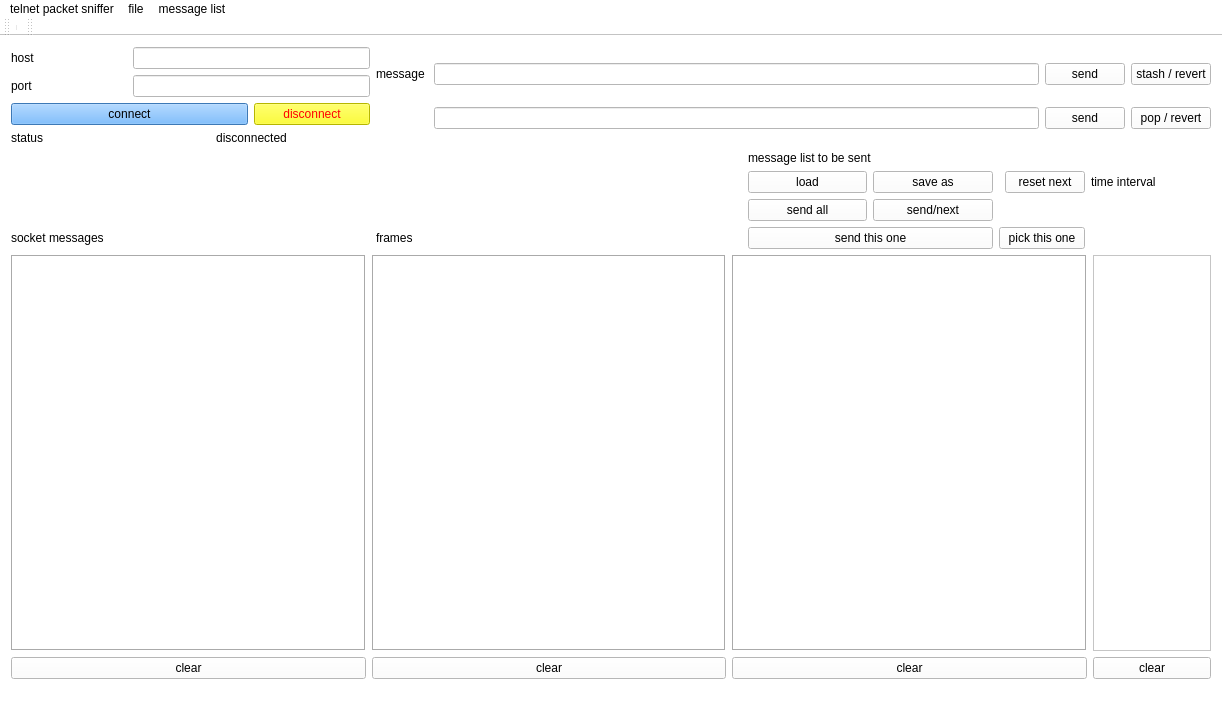
<?xml version="1.0" encoding="UTF-8"?>
<ui version="4.0">
 <class>MainWindow</class>
 <widget class="QMainWindow" name="MainWindow">
  <property name="geometry">
   <rect>
    <x>0</x>
    <y>0</y>
    <width>1222</width>
    <height>712</height>
   </rect>
  </property>
  <property name="sizePolicy">
   <sizepolicy hsizetype="Expanding" vsizetype="Expanding">
    <horstretch>0</horstretch>
    <verstretch>0</verstretch>
   </sizepolicy>
  </property>
  <property name="windowTitle">
   <string>MainWindow</string>
  </property>
  <property name="styleSheet">
   <string notr="true">background-color: rgb(255, 255, 255);</string>
  </property>
  <widget class="QWidget" name="centralWidget">
   <property name="sizePolicy">
    <sizepolicy hsizetype="Expanding" vsizetype="Expanding">
     <horstretch>0</horstretch>
     <verstretch>0</verstretch>
    </sizepolicy>
   </property>
   <layout class="QGridLayout" name="gridLayout_3">
    <item row="4" column="7">
     <widget class="QLabel" name="timeLabel">
      <property name="sizePolicy">
       <sizepolicy hsizetype="Preferred" vsizetype="Preferred">
        <horstretch>1</horstretch>
        <verstretch>0</verstretch>
       </sizepolicy>
      </property>
      <property name="text">
       <string>time interval</string>
      </property>
     </widget>
    </item>
    <item row="6" column="3" colspan="2">
     <widget class="QPushButton" name="sendThisOneBtn">
      <property name="text">
       <string>send this one</string>
      </property>
     </widget>
    </item>
    <item row="4" column="6">
     <widget class="QPushButton" name="resetNextBtn">
      <property name="text">
       <string>reset next</string>
      </property>
     </widget>
    </item>
    <item row="6" column="5" colspan="2">
     <widget class="QPushButton" name="pickThisOneBtn">
      <property name="text">
       <string>pick this one</string>
      </property>
     </widget>
    </item>
    <item row="7" column="0" colspan="8">
     <layout class="QGridLayout" name="gridLayout_2">
      <item row="0" column="0">
       <widget class="QPlainTextEdit" name="msgsPlainTextEdit">
        <property name="sizePolicy">
         <sizepolicy hsizetype="Expanding" vsizetype="Expanding">
          <horstretch>3</horstretch>
          <verstretch>0</verstretch>
         </sizepolicy>
        </property>
        <property name="styleSheet">
         <string notr="true"/>
        </property>
        <property name="frameShape">
         <enum>QFrame::Box</enum>
        </property>
        <property name="frameShadow">
         <enum>QFrame::Sunken</enum>
        </property>
       </widget>
      </item>
      <item row="0" column="2">
       <widget class="QPlainTextEdit" name="listPlainTextEdit">
        <property name="sizePolicy">
         <sizepolicy hsizetype="Expanding" vsizetype="Expanding">
          <horstretch>3</horstretch>
          <verstretch>0</verstretch>
         </sizepolicy>
        </property>
        <property name="styleSheet">
         <string notr="true">background-color: rgb(255, 255, 255);</string>
        </property>
        <property name="frameShape">
         <enum>QFrame::Box</enum>
        </property>
        <property name="lineWidth">
         <number>1</number>
        </property>
       </widget>
      </item>
      <item row="0" column="3">
       <widget class="QPlainTextEdit" name="timeIntervalTextEdit">
        <property name="sizePolicy">
         <sizepolicy hsizetype="Expanding" vsizetype="Expanding">
          <horstretch>1</horstretch>
          <verstretch>0</verstretch>
         </sizepolicy>
        </property>
       </widget>
      </item>
      <item row="0" column="1">
       <widget class="QPlainTextEdit" name="framesPlainTextEdit">
        <property name="sizePolicy">
         <sizepolicy hsizetype="Expanding" vsizetype="Expanding">
          <horstretch>3</horstretch>
          <verstretch>0</verstretch>
         </sizepolicy>
        </property>
        <property name="styleSheet">
         <string notr="true"/>
        </property>
        <property name="frameShape">
         <enum>QFrame::Box</enum>
        </property>
        <property name="frameShadow">
         <enum>QFrame::Sunken</enum>
        </property>
        <property name="backgroundVisible">
         <bool>false</bool>
        </property>
       </widget>
      </item>
      <item row="1" column="0">
       <widget class="QPushButton" name="clearMsgBtn">
        <property name="text">
         <string>clear</string>
        </property>
       </widget>
      </item>
      <item row="1" column="1">
       <widget class="QPushButton" name="clearFramesBtn">
        <property name="text">
         <string>clear</string>
        </property>
       </widget>
      </item>
      <item row="1" column="2">
       <widget class="QPushButton" name="clearMsgListBtn">
        <property name="text">
         <string>clear</string>
        </property>
       </widget>
      </item>
      <item row="1" column="3">
       <widget class="QPushButton" name="clearTvalsBtn">
        <property name="text">
         <string>clear</string>
        </property>
       </widget>
      </item>
     </layout>
    </item>
    <item row="0" column="1" colspan="7">
     <layout class="QGridLayout" name="gridLayout_4">
      <item row="1" column="2">
       <widget class="QPushButton" name="sendStashedBtn">
        <property name="text">
         <string>send</string>
        </property>
       </widget>
      </item>
      <item row="0" column="2">
       <widget class="QPushButton" name="sendMsgButton">
        <property name="text">
         <string>send</string>
        </property>
       </widget>
      </item>
      <item row="0" column="1">
       <widget class="QLineEdit" name="msgLineEdit">
        <property name="sizePolicy">
         <sizepolicy hsizetype="Expanding" vsizetype="Fixed">
          <horstretch>0</horstretch>
          <verstretch>0</verstretch>
         </sizepolicy>
        </property>
       </widget>
      </item>
      <item row="0" column="0">
       <widget class="QLabel" name="msgLabel">
        <property name="text">
         <string>message </string>
        </property>
       </widget>
      </item>
      <item row="1" column="1">
       <widget class="QLineEdit" name="stashedMsgLineEdit"/>
      </item>
      <item row="0" column="3">
       <widget class="QPushButton" name="stashRevertBtn">
        <property name="text">
         <string>stash / revert</string>
        </property>
       </widget>
      </item>
      <item row="1" column="3">
       <widget class="QPushButton" name="popRevertBtn">
        <property name="text">
         <string>pop / revert</string>
        </property>
       </widget>
      </item>
     </layout>
    </item>
    <item row="1" column="3" colspan="2">
     <widget class="QLabel" name="msgListLabel">
      <property name="sizePolicy">
       <sizepolicy hsizetype="Preferred" vsizetype="Preferred">
        <horstretch>1</horstretch>
        <verstretch>0</verstretch>
       </sizepolicy>
      </property>
      <property name="styleSheet">
       <string notr="true"/>
      </property>
      <property name="text">
       <string>message list to be sent</string>
      </property>
     </widget>
    </item>
    <item row="0" column="0">
     <layout class="QGridLayout" name="gridLayout">
      <item row="0" column="0">
       <widget class="QLabel" name="hostLabel">
        <property name="styleSheet">
         <string notr="true"/>
        </property>
        <property name="text">
         <string>host</string>
        </property>
       </widget>
      </item>
      <item row="0" column="1" colspan="2">
       <widget class="QLineEdit" name="hostLineEdit"/>
      </item>
      <item row="1" column="0">
       <widget class="QLabel" name="portLabel">
        <property name="styleSheet">
         <string notr="true"/>
        </property>
        <property name="text">
         <string>&lt;html&gt;&lt;head/&gt;&lt;body&gt;&lt;p&gt;port&lt;/p&gt;&lt;/body&gt;&lt;/html&gt;</string>
        </property>
       </widget>
      </item>
      <item row="1" column="1" colspan="2">
       <widget class="QLineEdit" name="portLineEdit"/>
      </item>
      <item row="2" column="0" colspan="2">
       <widget class="QPushButton" name="connectButton">
        <property name="styleSheet">
         <string notr="true">background-color: rgb(85, 170, 255);</string>
        </property>
        <property name="text">
         <string>connect</string>
        </property>
       </widget>
      </item>
      <item row="2" column="2">
       <widget class="QPushButton" name="disconnectButton">
        <property name="palette">
         <palette>
          <active>
           <colorrole role="WindowText">
            <brush brushstyle="SolidPattern">
             <color alpha="255">
              <red>255</red>
              <green>0</green>
              <blue>0</blue>
             </color>
            </brush>
           </colorrole>
           <colorrole role="Button">
            <brush brushstyle="SolidPattern">
             <color alpha="255">
              <red>255</red>
              <green>255</green>
              <blue>0</blue>
             </color>
            </brush>
           </colorrole>
           <colorrole role="Text">
            <brush brushstyle="SolidPattern">
             <color alpha="255">
              <red>255</red>
              <green>0</green>
              <blue>0</blue>
             </color>
            </brush>
           </colorrole>
           <colorrole role="ButtonText">
            <brush brushstyle="SolidPattern">
             <color alpha="255">
              <red>255</red>
              <green>0</green>
              <blue>0</blue>
             </color>
            </brush>
           </colorrole>
           <colorrole role="Base">
            <brush brushstyle="SolidPattern">
             <color alpha="255">
              <red>255</red>
              <green>255</green>
              <blue>0</blue>
             </color>
            </brush>
           </colorrole>
           <colorrole role="Window">
            <brush brushstyle="SolidPattern">
             <color alpha="255">
              <red>255</red>
              <green>255</green>
              <blue>0</blue>
             </color>
            </brush>
           </colorrole>
           <colorrole role="Shadow">
            <brush brushstyle="SolidPattern">
             <color alpha="255">
              <red>16</red>
              <green>226</green>
              <blue>163</blue>
             </color>
            </brush>
           </colorrole>
          </active>
          <inactive>
           <colorrole role="WindowText">
            <brush brushstyle="SolidPattern">
             <color alpha="255">
              <red>255</red>
              <green>0</green>
              <blue>0</blue>
             </color>
            </brush>
           </colorrole>
           <colorrole role="Button">
            <brush brushstyle="SolidPattern">
             <color alpha="255">
              <red>255</red>
              <green>255</green>
              <blue>0</blue>
             </color>
            </brush>
           </colorrole>
           <colorrole role="Text">
            <brush brushstyle="SolidPattern">
             <color alpha="255">
              <red>255</red>
              <green>0</green>
              <blue>0</blue>
             </color>
            </brush>
           </colorrole>
           <colorrole role="ButtonText">
            <brush brushstyle="SolidPattern">
             <color alpha="255">
              <red>255</red>
              <green>0</green>
              <blue>0</blue>
             </color>
            </brush>
           </colorrole>
           <colorrole role="Base">
            <brush brushstyle="SolidPattern">
             <color alpha="255">
              <red>255</red>
              <green>255</green>
              <blue>0</blue>
             </color>
            </brush>
           </colorrole>
           <colorrole role="Window">
            <brush brushstyle="SolidPattern">
             <color alpha="255">
              <red>255</red>
              <green>255</green>
              <blue>0</blue>
             </color>
            </brush>
           </colorrole>
           <colorrole role="Shadow">
            <brush brushstyle="SolidPattern">
             <color alpha="255">
              <red>16</red>
              <green>226</green>
              <blue>163</blue>
             </color>
            </brush>
           </colorrole>
          </inactive>
          <disabled>
           <colorrole role="WindowText">
            <brush brushstyle="SolidPattern">
             <color alpha="255">
              <red>255</red>
              <green>0</green>
              <blue>0</blue>
             </color>
            </brush>
           </colorrole>
           <colorrole role="Button">
            <brush brushstyle="SolidPattern">
             <color alpha="255">
              <red>255</red>
              <green>255</green>
              <blue>0</blue>
             </color>
            </brush>
           </colorrole>
           <colorrole role="Text">
            <brush brushstyle="SolidPattern">
             <color alpha="255">
              <red>255</red>
              <green>0</green>
              <blue>0</blue>
             </color>
            </brush>
           </colorrole>
           <colorrole role="ButtonText">
            <brush brushstyle="SolidPattern">
             <color alpha="255">
              <red>255</red>
              <green>0</green>
              <blue>0</blue>
             </color>
            </brush>
           </colorrole>
           <colorrole role="Base">
            <brush brushstyle="SolidPattern">
             <color alpha="255">
              <red>255</red>
              <green>255</green>
              <blue>0</blue>
             </color>
            </brush>
           </colorrole>
           <colorrole role="Window">
            <brush brushstyle="SolidPattern">
             <color alpha="255">
              <red>255</red>
              <green>255</green>
              <blue>0</blue>
             </color>
            </brush>
           </colorrole>
           <colorrole role="Shadow">
            <brush brushstyle="SolidPattern">
             <color alpha="255">
              <red>16</red>
              <green>226</green>
              <blue>163</blue>
             </color>
            </brush>
           </colorrole>
          </disabled>
         </palette>
        </property>
        <property name="styleSheet">
         <string notr="true">color: rgb(255, 0, 0);
background-color: rgb(255, 255, 0);</string>
        </property>
        <property name="text">
         <string>disconnect</string>
        </property>
       </widget>
      </item>
      <item row="3" column="0">
       <widget class="QLabel" name="statusLabel">
        <property name="styleSheet">
         <string notr="true"/>
        </property>
        <property name="text">
         <string>status</string>
        </property>
       </widget>
      </item>
      <item row="3" column="1" colspan="2">
       <widget class="QLabel" name="statusStateLabel">
        <property name="text">
         <string>disconnected</string>
        </property>
        <property name="alignment">
         <set>Qt::AlignCenter</set>
        </property>
       </widget>
      </item>
     </layout>
    </item>
    <item row="5" column="3">
     <widget class="QPushButton" name="sendAllMsgListButton">
      <property name="sizePolicy">
       <sizepolicy hsizetype="Minimum" vsizetype="Fixed">
        <horstretch>1</horstretch>
        <verstretch>0</verstretch>
       </sizepolicy>
      </property>
      <property name="text">
       <string>send all</string>
      </property>
     </widget>
    </item>
    <item row="5" column="4">
     <widget class="QPushButton" name="sendNextMsgListButton">
      <property name="text">
       <string>send/next</string>
      </property>
     </widget>
    </item>
    <item row="4" column="4">
     <widget class="QPushButton" name="saveAsListMsgBtn">
      <property name="text">
       <string>save as</string>
      </property>
     </widget>
    </item>
    <item row="4" column="3">
     <widget class="QPushButton" name="loadListMsgBtn">
      <property name="sizePolicy">
       <sizepolicy hsizetype="Minimum" vsizetype="Fixed">
        <horstretch>1</horstretch>
        <verstretch>0</verstretch>
       </sizepolicy>
      </property>
      <property name="text">
       <string>load</string>
      </property>
     </widget>
    </item>
    <item row="6" column="0">
     <widget class="QLabel" name="socketMessagesLabel">
      <property name="sizePolicy">
       <sizepolicy hsizetype="Preferred" vsizetype="Preferred">
        <horstretch>3</horstretch>
        <verstretch>0</verstretch>
       </sizepolicy>
      </property>
      <property name="styleSheet">
       <string notr="true"/>
      </property>
      <property name="text">
       <string>socket messages</string>
      </property>
     </widget>
    </item>
    <item row="6" column="1">
     <widget class="QLabel" name="framesLabel">
      <property name="sizePolicy">
       <sizepolicy hsizetype="Preferred" vsizetype="Preferred">
        <horstretch>3</horstretch>
        <verstretch>0</verstretch>
       </sizepolicy>
      </property>
      <property name="styleSheet">
       <string notr="true"/>
      </property>
      <property name="text">
       <string>frames</string>
      </property>
     </widget>
    </item>
   </layout>
  </widget>
  <widget class="QMenuBar" name="menuBar">
   <property name="geometry">
    <rect>
     <x>0</x>
     <y>0</y>
     <width>1222</width>
     <height>25</height>
    </rect>
   </property>
   <widget class="QMenu" name="menuTelnet_packet_sniffer">
    <property name="title">
     <string>telnet packet sniffer</string>
    </property>
    <addaction name="actionHelp"/>
    <addaction name="actionAbout"/>
    <addaction name="actionDonate"/>
   </widget>
   <widget class="QMenu" name="menuFile">
    <property name="title">
     <string>file</string>
    </property>
    <addaction name="actionSave_as"/>
   </widget>
   <widget class="QMenu" name="menuMessage_list">
    <property name="title">
     <string>message list</string>
    </property>
   </widget>
   <addaction name="menuTelnet_packet_sniffer"/>
   <addaction name="menuFile"/>
   <addaction name="menuMessage_list"/>
  </widget>
  <widget class="QToolBar" name="mainToolBar">
   <attribute name="toolBarArea">
    <enum>TopToolBarArea</enum>
   </attribute>
   <attribute name="toolBarBreak">
    <bool>false</bool>
   </attribute>
   <addaction name="separator"/>
  </widget>
  <widget class="QStatusBar" name="statusBar"/>
  <widget class="QToolBar" name="toolBar">
   <property name="windowTitle">
    <string>toolBar</string>
   </property>
   <attribute name="toolBarArea">
    <enum>TopToolBarArea</enum>
   </attribute>
   <attribute name="toolBarBreak">
    <bool>false</bool>
   </attribute>
  </widget>
  <action name="actionAbout">
   <property name="text">
    <string>about</string>
   </property>
  </action>
  <action name="actionDonate">
   <property name="text">
    <string>donate</string>
   </property>
  </action>
  <action name="actionSave_as">
   <property name="text">
    <string>save as</string>
   </property>
  </action>
  <action name="actionHelp">
   <property name="text">
    <string>help</string>
   </property>
  </action>
 </widget>
 <layoutdefault spacing="6" margin="11"/>
 <resources/>
 <connections>
  <connection>
   <sender>clearMsgListBtn</sender>
   <signal>clicked()</signal>
   <receiver>listPlainTextEdit</receiver>
   <slot>clear()</slot>
   <hints>
    <hint type="sourcelabel">
     <x>909</x>
     <y>460</y>
    </hint>
    <hint type="destinationlabel">
     <x>909</x>
     <y>335</y>
    </hint>
   </hints>
  </connection>
  <connection>
   <sender>clearFramesBtn</sender>
   <signal>clicked()</signal>
   <receiver>framesPlainTextEdit</receiver>
   <slot>clear()</slot>
   <hints>
    <hint type="sourcelabel">
     <x>548</x>
     <y>460</y>
    </hint>
    <hint type="destinationlabel">
     <x>548</x>
     <y>335</y>
    </hint>
   </hints>
  </connection>
  <connection>
   <sender>clearMsgBtn</sender>
   <signal>clicked()</signal>
   <receiver>msgsPlainTextEdit</receiver>
   <slot>clear()</slot>
   <hints>
    <hint type="sourcelabel">
     <x>187</x>
     <y>460</y>
    </hint>
    <hint type="destinationlabel">
     <x>187</x>
     <y>335</y>
    </hint>
   </hints>
  </connection>
  <connection>
   <sender>clearTvalsBtn</sender>
   <signal>clicked()</signal>
   <receiver>timeIntervalTextEdit</receiver>
   <slot>clear()</slot>
   <hints>
    <hint type="sourcelabel">
     <x>1152</x>
     <y>460</y>
    </hint>
    <hint type="destinationlabel">
     <x>1152</x>
     <y>335</y>
    </hint>
   </hints>
  </connection>
 </connections>
</ui>
